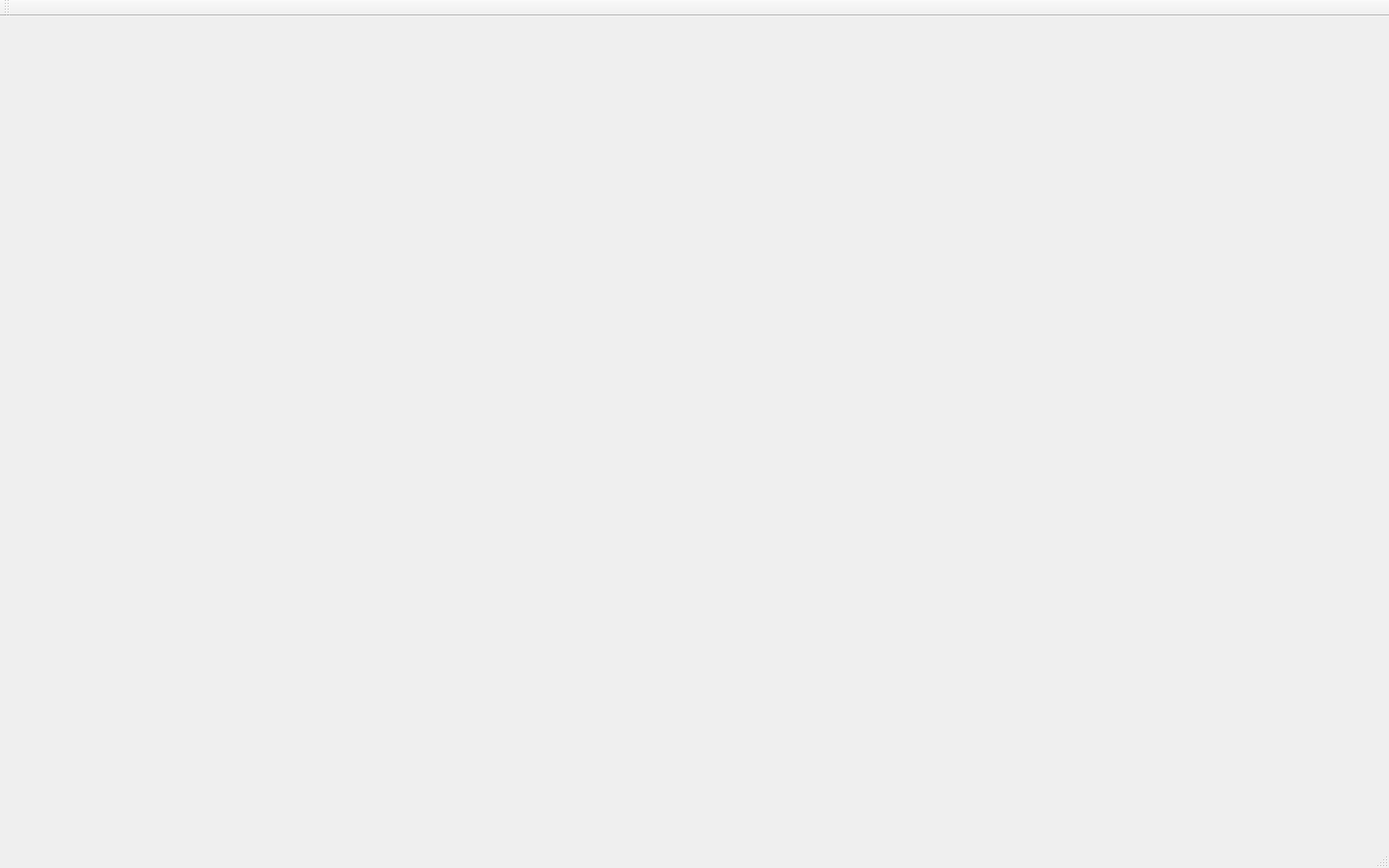
<?xml version="1.0" encoding="UTF-8"?>
<ui version="4.0">
 <class>MainWindow</class>
 <widget class="QMainWindow" name="MainWindow">
  <property name="geometry">
   <rect>
    <x>0</x>
    <y>0</y>
    <width>1440</width>
    <height>900</height>
   </rect>
  </property>
  <property name="windowTitle">
   <string>MainWindow</string>
  </property>
  <widget class="QWidget" name="centralWidget">
   <widget class="QStackedWidget" name="stackedWidget">
    <property name="geometry">
     <rect>
      <x>10</x>
      <y>10</y>
      <width>1280</width>
      <height>720</height>
     </rect>
    </property>
    <widget class="QWidget" name="page"/>
    <widget class="QWidget" name="page_2"/>
   </widget>
  </widget>
  <widget class="QMenuBar" name="menuBar">
   <property name="geometry">
    <rect>
     <x>0</x>
     <y>0</y>
     <width>1440</width>
     <height>17</height>
    </rect>
   </property>
  </widget>
  <widget class="QToolBar" name="mainToolBar">
   <attribute name="toolBarArea">
    <enum>TopToolBarArea</enum>
   </attribute>
   <attribute name="toolBarBreak">
    <bool>false</bool>
   </attribute>
  </widget>
  <widget class="QStatusBar" name="statusBar"/>
 </widget>
 <layoutdefault spacing="6" margin="11"/>
 <resources/>
 <connections/>
</ui>
